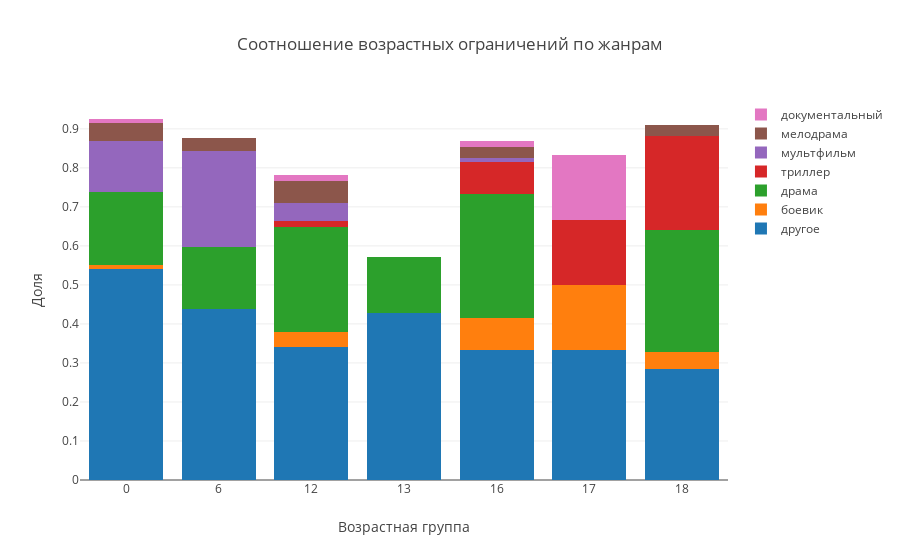

This figure's notebook cell:
### Code cell
data = []
for genre, age in zip(movie_data_df.genre_top.unique(),movie_data_df_age.age_restriction.unique()):
    trace = go.Bar(
        x = [0,6,12,13,16,17,18],
        y = movie_data_df_age_pivot[genre].values,
        name = genre
    )
    data.append(trace)

layout = go.Layout(
    barmode='stack',
    title = "Соотношение возрастных ограничений по жанрам",
    xaxis = dict(title = "Возрастная группа",type  = "category"),
    yaxis = dict(title = "Доля")
)
fig = go.Figure(data=data, layout=layout)
iplot(fig)

### Figure 1 — Plotly figure (JSON) as saved in the notebook; plotly's stock layout.template omitted (floating-point values rounded to 4 significant figures)
{"data": [{"name": "другое", "type": "bar", "uid": "268ba177-9624-461c-9ab4-431e718725d2", "x": [0, 6, 12, 13, 16, 17, 18], "y": [0.5421, 0.4386, 0.3408, 0.4286, 0.3333, 0.3333, 0.2836]}, {"name": "боевик", "type": "bar", "uid": "9ad9c47e-f6c3-42e1-b813-d3ba4b257e14", "x": [0, 6, 12, 13, 16, 17, 18], "y": [0.009346, null, 0.03911, null, 0.08197, 0.1667, 0.04478]}, {"name": "драма", "type": "bar", "uid": "6603bea6-ece5-46b6-8d75-a0f038534805", "x": [0, 6, 12, 13, 16, 17, 18], "y": [0.1869, 0.1579, 0.2682, 0.1429, 0.3169, null, 0.3134]}, {"name": "триллер", "type": "bar", "uid": "6fb59308-3f71-403d-a6c9-83824b2b9a2a", "x": [0, 6, 12, 13, 16, 17, 18], "y": [null, null, 0.01676, null, 0.08197, 0.1667, 0.2388]}, {"name": "мультфильм", "type": "bar", "uid": "5672a93c-8157-4189-9869-020304315039", "x": [0, 6, 12, 13, 16, 17, 18], "y": [0.1308, 0.2456, 0.04469, null, 0.01093, null, null]}, {"name": "мелодрама", "type": "bar", "uid": "44971bc2-8981-4254-aa26-052cd59a19fb", "x": [0, 6, 12, 13, 16, 17, 18], "y": [0.04673, 0.03509, 0.05587, null, 0.02732, null, 0.02985]}, {"name": "документальный", "type": "bar", "uid": "6f55369b-04a2-4de7-9d89-2d77f4f57893", "x": [0, 6, 12, 13, 16, 17, 18], "y": [0.009346, null, 0.01676, null, 0.01639, 0.1667, null]}], "layout": {"barmode": "stack", "title": "Соотношение возрастных ограничений по жанрам", "xaxis": {"title": "Возрастная группа", "type": "category"}, "yaxis": {"title": "Доля"}}}
